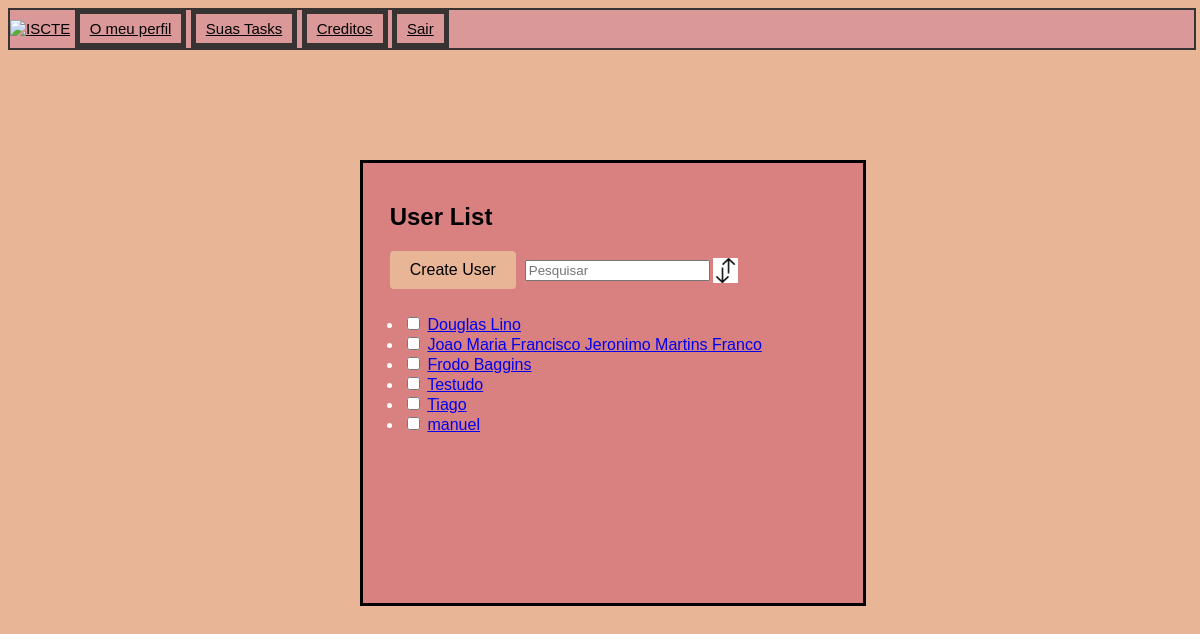
/taskmanager/users/ (signed in), run on an earlier commit of the app's database.
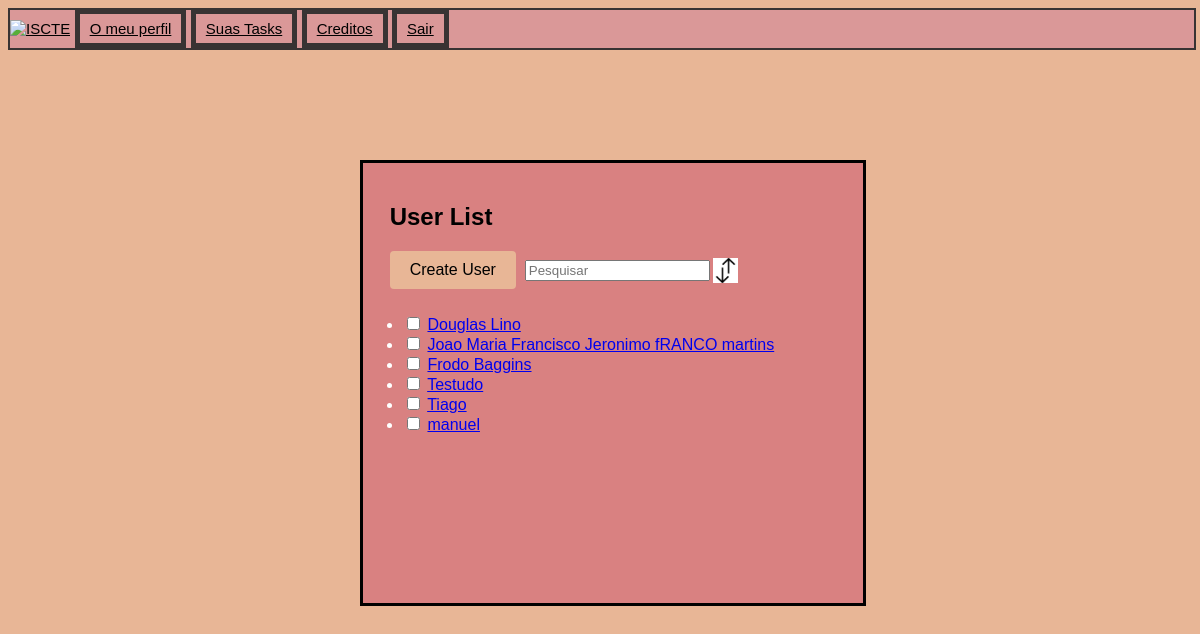
And on a later commit of the database.
### taskmanager/models.py (models this page shows, shortened)
class Utilizador(models.Model):
    user = models.OneToOneField(User, on_delete=models.CASCADE)
    nome = models.CharField(max_length=50)
    email = models.CharField(max_length=50)
    imagem = models.ImageField(upload_to='profile_pics', blank=True, null=True)
    descricao = models.TextField( max_length=300,default ="Ainda sem descricao, escreva um pouco sobre si!")
    datadecriacao = models.DateField(auto_now_add=True)
    isAdmin = models.BooleanField(default=False)

### taskmanager/views.py (the view)
# urls.py: path('users/', views.user_list, name='user_list'),
@login_required(login_url='/taskmanager/')
def user_list(request):
    users = Utilizador.objects.all()
    return render(request, 'taskmanager/user_list.html', {'Users': users})

### taskmanager/templates/taskmanager/user_list.html (shortened to what this page needs)
{% extends "./base.html" %}
{% block head %}
    {% load static %}
    <link rel="stylesheet" type="text/css" href="{% static 'taskmanager/css/mystyle.css'%}">
{% endblock %}
{% block content %}
    <div class="user">
  <h2 style="color: black">&nbsp;&nbsp;&nbsp;&nbsp;User List</h2>&nbsp;&nbsp;&nbsp;&nbsp;&nbsp;
    <a href="{% url 'taskmanager:signup' %}" class="Createuser">Create User</a>&nbsp;
    <input type="text" placeholder="Pesquisar" id="search" onkeyup="search()">
    <div style="top: -31px; position:relative; left: 350px">
    <img onclick="sort()" src="{% static 'taskmanager/images/sorting_arrow.png' %}" width="25" height="25">
    <label id="sort"> </label></div>
    <div style="top: -20px; position: relative">
    <ul id="list">
  {% if Users %}
    {% for utilizador in Users %}
      <li>
      <input type="checkbox" id="{{ user.id }}" name="ids" onchange="visibility()">
      <a href="{% url 'taskmanager:edit_user' utilizador.id %}"> {{ utilizador.nome }}</a>
      </li>
    {% endfor %}
  {% else %}
        <p>Não há Users disponíveis.</p>
    {% endif %}
  </ul>
    </div>
    </div>
{% endblock %}

What changed in the data, as far as the page shows it:
changed Utilizador: nome "Joao Maria Francisco Jeronimo Martins Franco" → "Joao Maria Francisco Jeronimo fRANCO martins"
